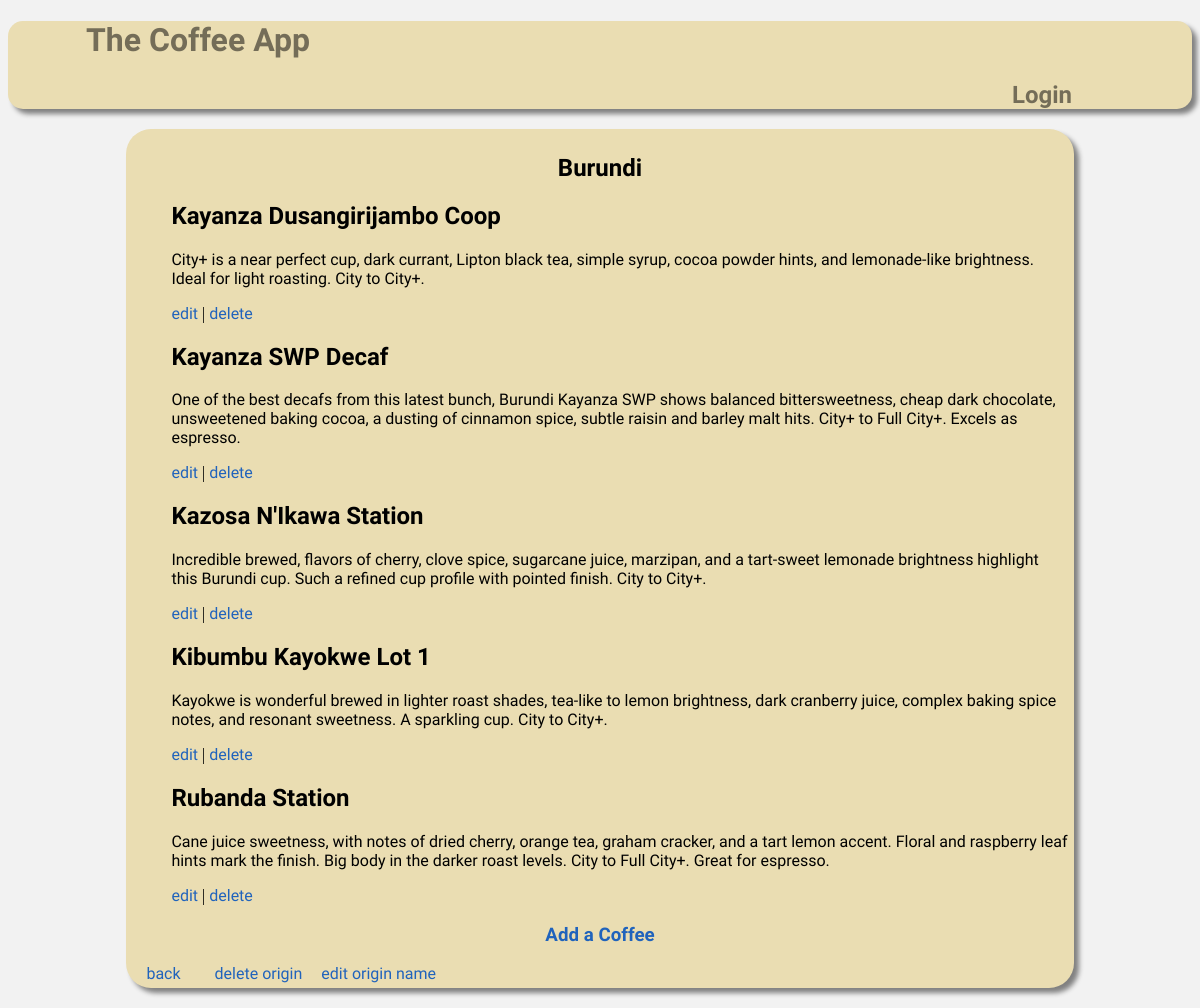
Screenshot of /show-coffees-from/4 with the database file from the repository.
### database_setup.py (models this page shows, shortened)
class Origin(Base):
    __tablename__ = 'origin'
    id = Column(Integer, primary_key=True)
    name = Column(String(250), nullable=False)

class Coffee(Base):
    __tablename__ = 'coffee'
    id = Column(Integer, primary_key=True)
    name = Column(String(250), nullable=False)
    description = Column(String(250))
    origin_id = Column(Integer, ForeignKey('origin.id'))
    origin = relationship(Origin)

### project.py (the view)
@app.route('/show-coffees-from/<int:origin_id>', methods=['GET', 'POST'])
def showCoffeeFrom(origin_id):
    origin = session.query(Origin).filter_by(id=origin_id).one()
    coffees_query = session.query(Coffee).filter_by(origin_id=origin_id)
    coffees = coffees_query.order_by('name').all()
    if request.method == 'POST':
        pass
    return render_template('show-origin.html', origin=origin, coffees=coffees)

### templates/show-origin.html (shortened to what this page needs)
{% extends "main.html" %}
{% block content %}
<h2 class="sub-header">{{ origin.name }}</h2>
<ul>
  {% for coffee in coffees %}
  <li><h2>{{ coffee.name }}</h2></li>
    <p class="coffee-description">
      {{coffee.description}}
    </p>
  <a href="{{ url_for('editCoffee', coffee_id=coffee.id) }}">edit</a> | <a href="{{url_for('deleteCoffee', coffee_id=coffee.id)}}">delete</a>
  {% endfor %}
</ul>
<a href="{{ url_for('addCoffeeFrom', origin_id=origin.id) }}" class="main-button"><h3>Add a Coffee</h3></a>
<footer class="block">
    <a href="{{ url_for('showHomePage') }}" class="back-button">back</a>
    <a href="{{ url_for('deleteOrigin', origin_id=origin.id) }}" class="button">delete origin</a>
    <a href="{{ url_for('editOriginName', origin_id=origin.id) }}">edit origin name</a>
</footer>
{% endblock %}

### static/style.css (style rules this page uses)
* { box-sizing: border-box; }
ul { list-style-type: none; }
header, h1, h2, h4 { font-family: 'Bungee Inline', cursive; }
a, .coffee-description { font-family: 'Comfortaa', cursive; }
.sub-header { text-align: center; }
.main-button { text-align: center; }
.back-button, .button { margin: 15px; position: relative; }
body { background-color: #f2f2f2; }
.block { display: inline-block; vertical-align: top; }
a { text-decoration: none; color: #2063bc; }

### rows the page displays
Origin: name "Burundi"
Coffee: name "Kayanza Dusangirijambo Coop", description "City+ is a near perfect cup, dark currant, Lipton black tea, simple syrup, cocoa powder hints, and lemonade-like brightness. Ideal for light roasting. City to City+."
Coffee: name "Kayanza SWP Decaf", description "One of the best decafs from this latest bunch, Burundi Kayanza SWP shows balanced bittersweetness, cheap dark chocolate, unsweetened baking cocoa, a dusting of cinnamon spice, subtle raisin and barley malt hits. City+ to Full City+. Excels as espresso."
Coffee: name "Kazosa N'Ikawa Station", description "Incredible brewed, flavors of cherry, clove spice, sugarcane juice, marzipan, and a tart-sweet lemonade brightness highlight this Burundi cup. Such a refined cup profile with pointed finish. City to City+."
Coffee: name "Kibumbu Kayokwe Lot 1", description "Kayokwe is wonderful brewed in lighter roast shades, tea-like to lemon brightness, dark cranberry juice, complex baking spice notes, and resonant sweetness. A sparkling cup. City to City+."
Coffee: name "Rubanda Station", description "Cane juice sweetness, with notes of dried cherry, orange tea, graham cracker, and a tart lemon accent. Floral and raspberry leaf hints mark the finish. Big body in the darker roast levels. City to Full City+. Great for espresso."
